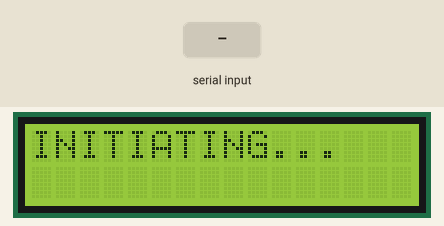
Recording of a sketch running on a simulated Arduino Uno, built with avr-gcc and run on an emulated ATmega328P. Parts: 16×2 character LCD. Inputs (shaded band) come from the test bench. What the sketch prints to the serial monitor is not drawn.

Above: at 1.2 s.
1.3 s: ".\n" received over Serial
At 2.5 s:
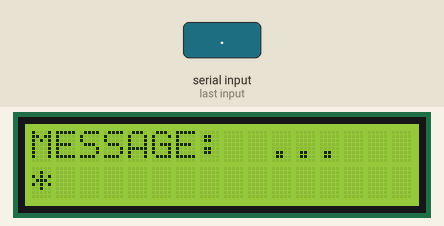
2.8 s: "1000\n" received over Serial
At 3.7 s:
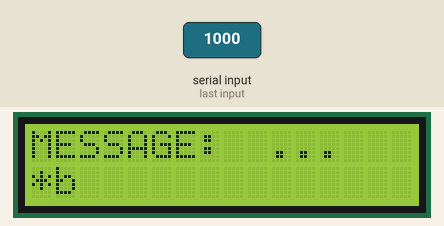
4.3 s: "1010\n" received over Serial
At 4.9 s:
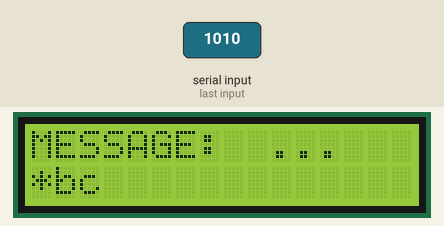
5.8 s: "1002\n" received over Serial
At 7.0 s:
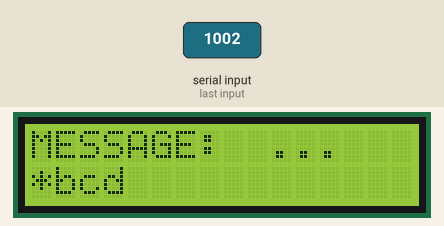
7.3 s: "90,45\n" received over Serial
At 8.4 s:
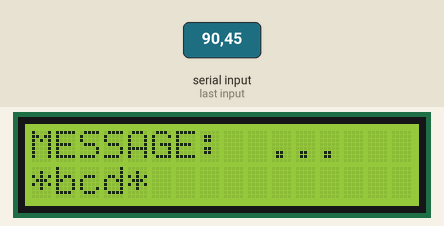
8.8 s: "122\n" received over Serial
At 9.5 s:
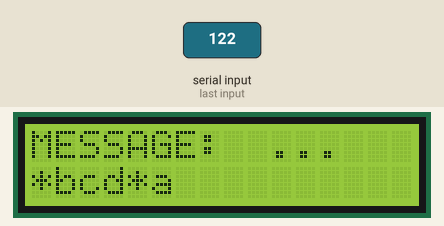
Timing chart, 0 to 11.3 s (numbered marks = the images above; inputs shaded):
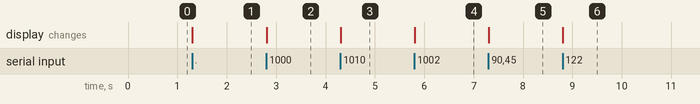

The sketch:

ArduinoMorseCode.ino
```cpp
// Commented codes are for using RF remote control and receiver

#include <LiquidCrystal.h>
LiquidCrystal lcd(12,11,5,4,3,2);
int ch1 = 5; //PWM IN
char val;
char text[]="2222";
int i = 0;
int p = 0;
char txt;
String morse;
int mors;

/*
 For "DOT" +255 (+ve)
 For "DASH" -255 (-ve)
 */

void setup() {
pinMode(ch1, INPUT);
Serial.begin(9600);
 lcd.begin(16,2);

  lcd.setCursor(0,0);
  lcd.println("INITIATING...");

}

void loop() {


/*ch1 = pulseIn(A1,HIGH);
int inch1 = map(ch1, 1000,2000,-255,255);*/

if (Serial.available() > 0){
 char val = Serial.read();

  if (val == '.'){
    for (i ; i < 4; i++){
      text[i] = '2';
    }
  }
    else if (i == 4){

    lcd.setCursor(0,0);
 lcd.println("MESSAGE:");
   for (int s =0; s<4; s++){
      morse += text[s];
    }
   /* mors = morse.toInt();
    //lcd.setCursor(0,0);
    //lcd.print(mors);
    Serial.println("");
    Serial.print(mors);
    lcd.clear();*/
    i = i-4;

    for (int k =0; k<4; k++){
      text[k] = '2';
      //lcd.setCursor(0,1);
       //lcd.print(text[k]);

    }
   // lcd.clear();

    gettxt(morse);
    mors = 0;
    morse = "";
  }
  else {
  fillarray(val, i);
  i = i+1;
  for (int j =0; j<4; j++){

    //Serial.print(text[j]);
  }

    }
}
//delay (500);

}

void fillarray(int val, int i)
{
  text[i] = val;
}
  void gettxt (String t)
  {
  mors = t.toInt();
    if (mors == 122){
       txt = 'a';
  }
    else  if (mors == 1000){
       txt = 'b';
  }
    else  if (mors == 1010){
       txt = 'c';
  }
    else  if (mors == 1002){
       txt = 'd';
  }
    else  if (mors == 222){
       txt = 'e';
  }
    else  if (mors == 10){
       txt = 'f';
  }
   else  if (mors == 1102){
       txt = 'g';
  }
    else  if (mors == 0000){
       txt = 'h';
  }
    else  if (mors == 22){
       txt = 'i';
  }
    else  if (mors == 111){
       txt = 'j';
  }
    else  if (mors == 1012){
       txt = 'k';
  }
    else  if (mors == 100){
       txt = 'l';
  }
    else  if (mors == 1122){
       txt = 'm';
  }
    else  if (mors == 1022){
       txt = 'n';
  }
    else  if (mors == 1112){
       txt = 'o';
  }
    else  if (mors == 110){
       txt = 'p';
  }
    else  if (mors == 1101){
       txt = 'q';
  }
    else  if (mors == 102){
       txt = 'r';
  }
    else  if (mors == 2){
       txt = 's';
  }
    else  if (mors == 1222){
       txt = 't';
  }
    else  if (mors == 12){
       txt = 'u';
  }
    else  if (mors == 1){
       txt = 'v';
  }
    else  if (mors == 112){
       txt = 'w';
  }
    else  if (mors == 1001){
       txt = 'x';
  }
    else  if (mors == 1011){
       txt = 'y';
  }
    else  if (mors == 1100){
       txt = 'z';
  }
    else {
       txt = '*';
  }

    lcd.setCursor(p,1);
    lcd.print(txt);
    p++;

    Serial.print(txt);
    Serial.println("");
    t = "";
    txt = '/';
}
```

Measured:
- after the input at 1.3 s, the display: changes at once (image 1)
- after the input at 2.8 s, the display: changes at once (image 2)
- after the input at 4.3 s, the display: changes at once (image 3)
- after the input at 5.8 s, the display: changes at once (image 4)
- after the input at 7.3 s, the display: changes at once (image 5)
- after the input at 8.8 s, the display: changes at once (image 6)
